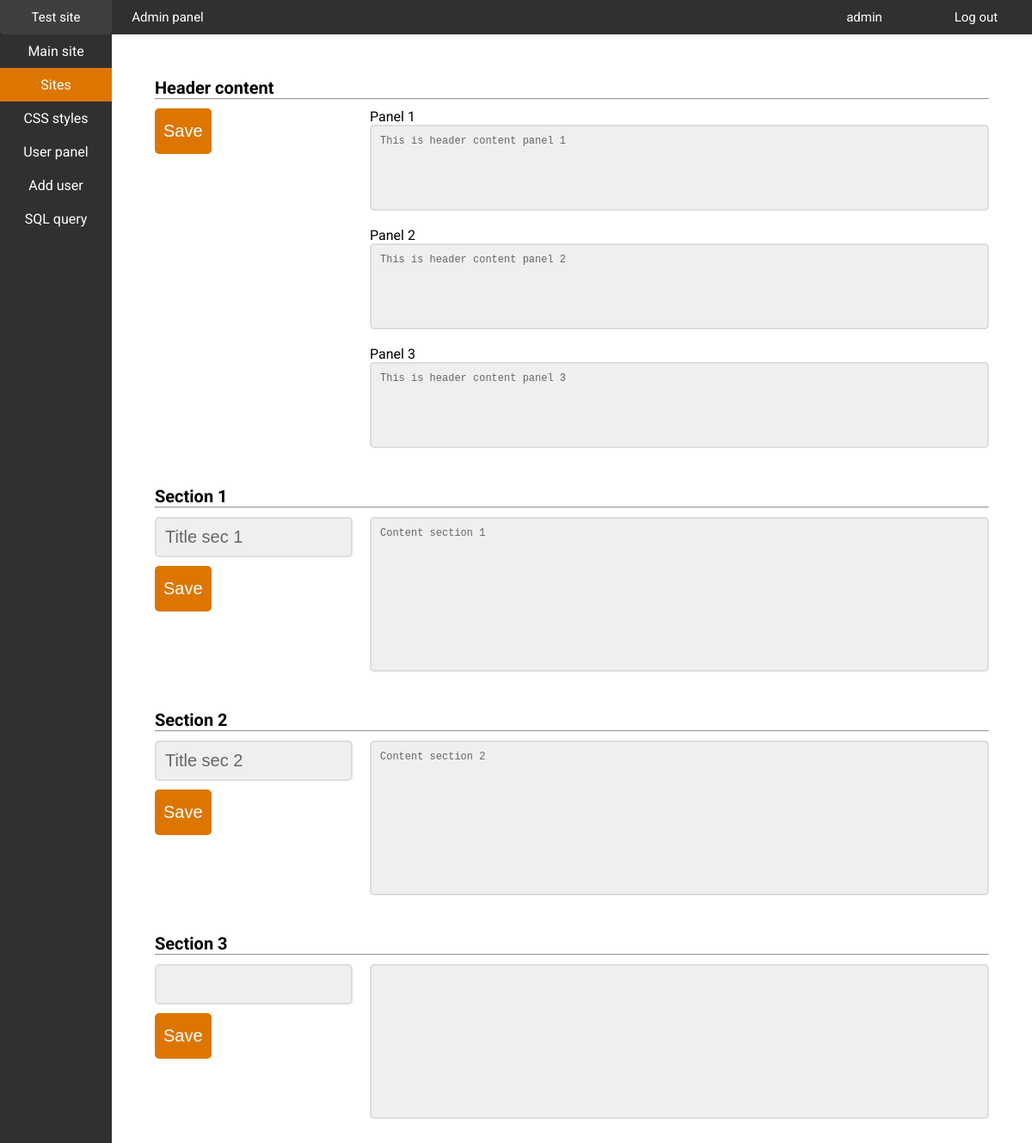
The page /administrator/site_panel.php (signed in) on the database its author committed.
### tables this page shows
CREATE TABLE header_content (
    id INTEGER PRIMARY KEY NOT NULL AUTO_INCREMENT,
    content VARCHAR(10240)
) DEFAULT CHARSET=utf8 COLLATE=utf8_unicode_ci;

CREATE TABLE section_01_content (
    id INTEGER PRIMARY KEY NOT NULL AUTO_INCREMENT,
    title VARCHAR(50),
    content VARCHAR(10240)
) DEFAULT CHARSET=utf8 COLLATE=utf8_unicode_ci;

CREATE TABLE section_02_content (
    id INTEGER PRIMARY KEY NOT NULL AUTO_INCREMENT,
    title VARCHAR(50),
    content VARCHAR(10240)
) DEFAULT CHARSET=utf8 COLLATE=utf8_unicode_ci;

### administrator/get_header_content.php (called while the page is built, shortened)
<?php
    require_once "connect.php";
    $connection = @new mysqli($host, $db_user, $db_password, $db_name);
    if ($connection->connect_errno != 0)
    {
        echo "Error: " . $connection->connect_errno;
    }
    else
    {
        if ($result = $connection->query("SELECT * FROM header_content WHERE id = 1"))
        {
            $row = $result->fetch_assoc();
            $header_content_1 = $row['content'];
        }
        if ($result = $connection->query("SELECT * FROM header_content WHERE id = 2"))
        {
            $row = $result->fetch_assoc();
            $header_content_2 = $row['content'];
        }
        if ($result = $connection->query("SELECT * FROM header_content WHERE id = 3"))
        {
            $row = $result->fetch_assoc();
            $header_content_3 = $row['content'];
        }
    }
?>

### administrator/get_section_01_content.php (called while the page is built, shortened)
<?php
    require_once "connect.php";
    $connection = @new mysqli($host, $db_user, $db_password, $db_name);
    if ($connection->connect_errno != 0)
    {
        echo "Error: " . $connection->connect_errno;
    }
    else
    {
        if ($result = $connection->query("SELECT * FROM section_01_content WHERE id = 1"))
        {
            $row = $result->fetch_assoc();
            $title_sec_01 = $row['title'];
            $content_sec_01 = $row['content'];
        }
    }
?>

### administrator/get_section_02_content.php (called while the page is built, shortened)
<?php
    require_once "connect.php";
    $connection = @new mysqli($host, $db_user, $db_password, $db_name);
    if ($connection->connect_errno != 0)
    {
        echo "Error: " . $connection->connect_errno;
    }
    else
    {
        if ($result = $connection->query("SELECT * FROM section_02_content WHERE id = 1"))
        {
            $row = $result->fetch_assoc();
            $title_sec_02 = $row['title'];
            $content_sec_02 = $row['content'];
        }
    }
?>

### administrator/site_panel.php (the view, shortened to what this page needs)
<!DOCTYPE html>
<html lang="en">
<head>
    <link rel="stylesheet" href="admin_styles/admin_panel.css">
    <link rel="stylesheet" href="admin_styles/top_bar.css">
    <link rel="stylesheet" href="admin_styles/nav_bar.css">
    <link rel="stylesheet" href="admin_styles/sections.css">
    <link rel="stylesheet" href="admin_styles/inputs.css">
</head>
<body>
    <div id="top_bar">
        <div class="top_bar_button left">
            <a href="../index.php">Test site</a>
        </div>
        <div class="top_bar_button left">
            <a href="index.php">Admin panel</a>
        </div>
        <div class="top_bar_button right">
            <a href="logout.php">Log out</a>
        </div>
        <div class="top_bar_button right">
            <a href="user_panel.php">
                <?php echo $_SESSION['user'] . ""; ?>
            </a>
        </div>
    </div>
    <div id="nav_panel">
    <div class="nav_bar_button">
            <a href="admin_panel.php">Main site</a>
        </div>
        <div class="nav_bar_button" style="background-color: #dd7600;">
            <a href="site_panel.php">Sites</a>
        </div>
        <div class="nav_bar_button">
            <a href="css_panel.php">CSS styles</a>
        </div>
        <div class="nav_bar_button">
            <a href="user_panel.php">User panel</a>
        </div>
        <div class="nav_bar_button">
            <a href="add_user_panel.php">Add user</a>
        </div>
        <div class="nav_bar_button">
            <a href="#">SQL query</a>
        </div>
    </div>
    <div id="container">
        <div id="content">
            <form action="post_header_content.php" method="post">
                <div class="section_name">Header content<hr></div>
                <div class="section_left">
                    <input type="submit" value="Save">
                </div>
                <div class="section_right">
                    Panel 1
                    <textarea style="height: 100px; margin-bottom: 15px" name="header_content_1" id=""><?php require_once "get_header_content.php"; echo $header_content_1; ?></textarea>
                    Panel 2
                    <textarea style="height: 100px; margin-bottom: 15px" name="header_content_2" id=""><?php require_once "get_header_content.php"; echo $header_content_2; ?></textarea>
                    Panel 3
                    <textarea style="height: 100px;" name="header_content_3" id=""><?php require_once "get_header_content.php"; echo $header_content_3; ?></textarea>
                </div>
            </form>
            <form action="post_section_01_content.php" method="post">
                <div class="section_name">Section 1<hr></div>
                <div class="section_left">
                    <input type="text" name="title" value="<?php require_once "get_section_01_content.php"; echo $title_sec_01; ?>">
                    <input type="submit" value="Save">
                </div>
                <div class="section_right">
                    <textarea name="content" id=""><?php require_once "get_section_01_content.php"; echo $content_sec_01; ?></textarea>
                </div>
            </form>
            <form action="post_section_02_content.php" method="post">
                <div class="section_name">Section 2<hr></div>
                <div class="section_left">
                    <input type="text" name="title" value="<?php require_once "get_section_02_content.php"; echo $title_sec_02; ?>">
                    <input type="submit" value="Save">
                </div>
                <div class="section_right">
                    <textarea name="content" id=""><?php require_once "get_section_02_content.php"; echo $content_sec_02; ?></textarea>
                </div>
            </form>
            <form action="post_section_03_content.php" method="post">
                <div class="section_name">Section 3<hr></div>
                <div class="section_left">
                    <input type="text" name="title" value="<?php require_once "get_section_03_content.php"; echo $title_sec_03; ?>">
                    <input type="submit" value="Save">
                </div>
                <div class="section_right">
                <textarea name="content" id=""><?php require_once "get_section_03_content.php"; echo $content_sec_03; ?></textarea>
                </div>
            </form>
        </div>
    </div>
</body>
</html>

### administrator/admin_styles/admin_panel.css (style rules this page uses)
* { padding: 0; margin: 0; }
html, body { min-height: 100% !important; height: 100%; }
body { background-color: #ffff; font-family: 'Roboto', sans-serif; margin: 0; padding: 0; }
#container { width: calc(100% - 130px); margin-left: 130px; margin-top: 40px; float: left; box-sizing: border-box; }
#content { margin: 50px; }

### administrator/admin_styles/top_bar.css (style rules this page uses)
#top_bar { width: 100%; height: 40px; top: 0; background-color: #303030; color: #ffffff; box-sizing: border-box; font-size: 15px; line-height: 20px; position: fixed; }
#top_bar a, #top_bar a:link { width: 130px; padding: 10px 0px; display: block; border-bottom-left-radius: 5px; border-bottom-right-radius: 5px; text-align: center; text-decoration: none; color: #ffffff; }
.top_bar_button { box-sizing: border-box; }
.left { float: left; }
.right { float: right; }

### administrator/admin_styles/nav_bar.css (style rules this page uses)
#nav_panel { width: 130px; height: 100%; margin-top: 40px; background-color: #303030; color: #ffffff; position: fixed; }
.nav_bar_button { width: 100%; text-align: center; }
#nav_panel a, #nav_panel a:link { width: 100%; padding: 10px 0; text-decoration: none; color: #ffffff; display: block; }

### administrator/admin_styles/sections.css (style rules this page uses)
.section_left { width: 250px; height: 100%; margin-bottom: 10px; float: left; }
.section_right { width: calc(100% - 250px); height: 100%; margin-bottom: 10px; float: right; }
.section_name { width: 100%; margin-bottom: 10px; font-size: 20px; font-weight: bold; }

### administrator/admin_styles/inputs.css (style rules this page uses)
form { width: 100%; margin-bottom: 30px; display: block; float: left; }
input[type=text], input[type=password], input[type=email] { background-color: #efefef; color: #666666; width: 230px; margin-bottom: 10px; border: 2px solid #dddddd; border-radius: 5px; font-size: 20px; padding: 10px; box-sizing: border-box; outline: none; }
input[type=submit] { width: auto; background-color: #dd7600; font-size: 20px; color: #ffffff; padding: 15px 10px; border: none; border-radius: 5px; cursor: pointer; outline: none; }
textarea { width: 100%; height: 180px; font-size: 12px; background-color: #efefef; color: #666666; border: 2px solid #dddddd; border-radius: 5px; font-size: 20px; padding: 10px; resize: none; box-sizing: border-box; outline: none; resize: none; }
form textarea { font-size: 12px; }

### rows shown on the page
header_content: header_content_1 "This is header content panel 1"
header_content: header_content_2 "This is header content panel 2"
header_content: header_content_3 "This is header content panel 3"
section_01_content: title "Title sec 1", content "Content section 1"
section_02_content: title "Title sec 2", content "Content section 2"

### other values the page prints
$_SESSION['user'] "admin"
